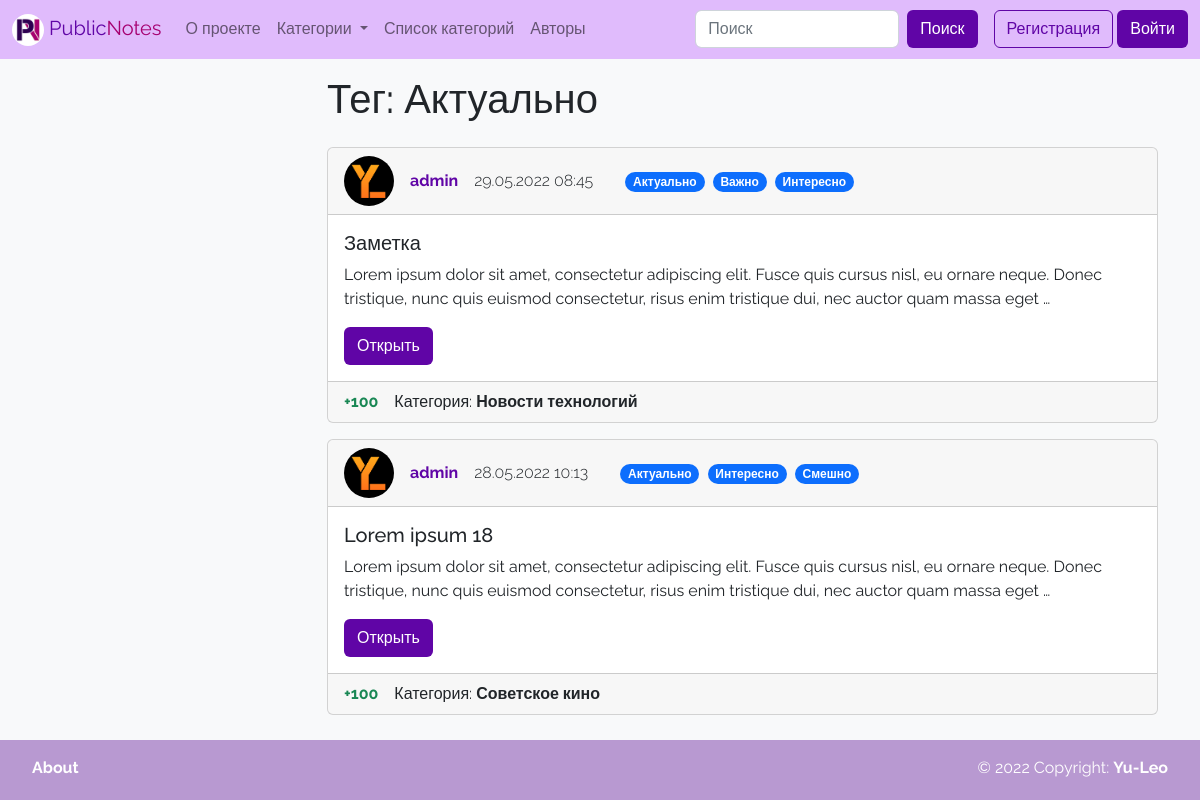
/tag/3/, run on the app's committed database.
### wall/models.py (models this page shows, shortened)
class Tag(models.Model):
    title = models.CharField(max_length=50, verbose_name='Название', unique=True)
    def get_absolute_url(self):
        return reverse('tag', kwargs={"pk": self.pk})
    class Meta:
        verbose_name = 'Тег'
        verbose_name_plural = 'Теги'
        ordering = ['title']

class Note(models.Model):
    title = models.CharField(max_length=150, verbose_name='Название')
    content = models.TextField(verbose_name='Текст', blank=True)
    created_at = models.DateTimeField(auto_now_add=True, verbose_name='Дата создания')
    rating = models.IntegerField(verbose_name='Рейтинг', default=0)
    stared = models.BooleanField(verbose_name='Важная', default=False)
    author = models.ForeignKey(
        settings.AUTH_USER_MODEL,
        on_delete=models.CASCADE,
        verbose_name='Автор',
        null=True,
        blank=True,
    )
    category = TreeForeignKey('Category', on_delete=models.SET_NULL, verbose_name='Категория', null=True, blank=True)
    tags = models.ManyToManyField('Tag', blank=True, verbose_name='Теги', related_name='notes')
    def get_absolute_url(self):
        return reverse('note', kwargs={"pk": self.pk})
    class Meta:
        verbose_name = 'Заметка'
        verbose_name_plural = 'Заметки'
        ordering = ['-created_at', 'title']

class User(AbstractUser):
    photo = models.ImageField(upload_to='photos/%Y/%m/%d/', verbose_name='Аватарка', blank=True)
    rating = models.IntegerField(verbose_name='Рейтинг', default=0)
    bio = models.TextField(verbose_name='О себе', blank=True)
    show_email = models.BooleanField(verbose_name='Публичный e-mail', default=False)
    def get_absolute_url(self):
        return reverse('author', kwargs={"pk": self.pk})

class Category(MPTTModel):
    parent = TreeForeignKey('self', on_delete=models.CASCADE, null=True, blank=True, related_name='children',
                            verbose_name='Родительская категория')
    title = models.CharField(max_length=150, verbose_name='Название', unique=True)
    preview = models.ImageField(upload_to='photos/%Y/%m/%d/', verbose_name='Превью', blank=True)
    def get_absolute_url(self):
        return reverse('category', kwargs={"pk": self.pk})
    class MPTTMeta:
        order_insertion_by = ['title']
    class Meta:
        verbose_name = 'Категория'
        verbose_name_plural = 'Категории'
        ordering = ['title']

### wall/views.py (the view)
# urls.py: path('tag/<int:pk>/', views.ViewTag.as_view(), name='tag'),
class ViewTag(ListView):
    model = models.Tag
    template_name = 'wall/tag.html'
    allow_empty = True
    paginate_by = 5
    def get_context_data(self, *, object_list=None, **kwargs):
        context = super(ViewTag, self).get_context_data(**kwargs)
        try:
            context['tag'] = models.Tag.objects.get(pk=self.kwargs['pk'])
            return context
        except models.Tag.DoesNotExist:
            raise Http404()
    def get_queryset(self):
        try:
            return models.Note.objects.filter(tags__pk=self.kwargs['pk'])
        except models.Category.DoesNotExist:
            raise Http404()

### wall/templatetags/wall_tags.py (called while the page is built)
@register.simple_tag
def get_categories():
    return models.Category.objects.all()

### wall/templates/wall/tag.html (shortened to what this page needs)
{% extends 'base.html' %}
{% block content_title %}
<div class="mb-3">
    <div class="hstack gap-3">
        <div>
            <h1>Тег: {{ tag.title }}</h1>
        </div>
    </div>
</div>
{% endblock %}
{% block content %}
{% include 'wall/inc/_notes_list.html'%}
{% endblock %}

### wall/templates/wall/inc/_notes_list.html (shortened to what this page needs)
{% for item in page_obj %}
<div class="card mb-3">
    <div class="card-header">
        <div class="hstack gap-3">
            <div class="">
                <img src="{% if item.author.photo %}
                {{ item.author.photo.url }}
                {% else %}
                {% load static %}
                {% endif %}" alt="..." width="50" height="50"
                     style="border-radius: 25px;">
            </div>
            <div class="fw-bold">
                {% if item.author %}
                <a href="{{ item.author.get_absolute_url }}" class="text-decoration-none text-purple">
                    {{ item.author.username }}</a>
                {% else %}
                Аноним
                {% endif %}
            </div>
            <div class="fw-light">{{ item.created_at|date:"d.m.Y H:i" }}</div>
            <div class="">
                {% for tag in item.tags.all %}
                <a href="{{ tag.get_absolute_url }}"
                   class="badge rounded-pill text-bg-primary text-decoration-none me-1">
                    {{ tag.title }}</a>
                {% endfor %}
            </div>
        </div>
    </div>
    <div class="card-body" style="transform: rotate(0);">
        <h5 class="card-title">{{ item.title|truncatewords:10 }}</h5>
        <p class="card-text">{{ item.content|truncatewords:30 }}</p>
        <a href="{{ item.get_absolute_url }}" class="btn btn-purple stretched-link">Открыть</a>
    </div>
    <div class="card-footer">
        <div class="hstack gap-3">
            {% if item.rating > 0 %}
            <div class="text-success fw-bold">+{{item.rating}}</div>
            {% elif item.rating < 0 %}
            <div class="text-danger fw-bold">{{item.rating}}</div>
            {% else %}
            <div class="fw-bold">{{item.rating}}</div>
            {% endif %}
            {% if item.category %}
            <div class=""><span class="">Категория: </span><a href="{{ item.category.get_absolute_url }}"
                                                              class="text-decoration-none text-dark fw-bold">
                {{ item.category.title }}</a></div>
            {% endif %}
        </div>
    </div>
</div>
{% endfor %}

### wall/static/wall/css/style.css (style rules this page uses)
:root { --purple: #6005A6; --dark-purple: #3E026C; --pink: #A60070; --dark-pink: #7B0053; }
html { position: relative; min-height: 100%; }
body { margin-bottom: 60px; font-family: 'Raleway', sans-serif; }
.text-purple { color: var(--purple); }
.btn-purple { background-color: var(--purple); color: #fff; }

### data on the page
Tag: title "Актуально"
Note: author.photo (picture), author.username "admin", created_at "29.05.2022 08:45", rating "100", category "Новости технологий"
Tag: title "Важно"
Tag: title "Интересно"
Note: author.photo (picture), author.username "admin", created_at "28.05.2022 10:13", rating "100", category "Советское кино"
Tag: title "Смешно"
